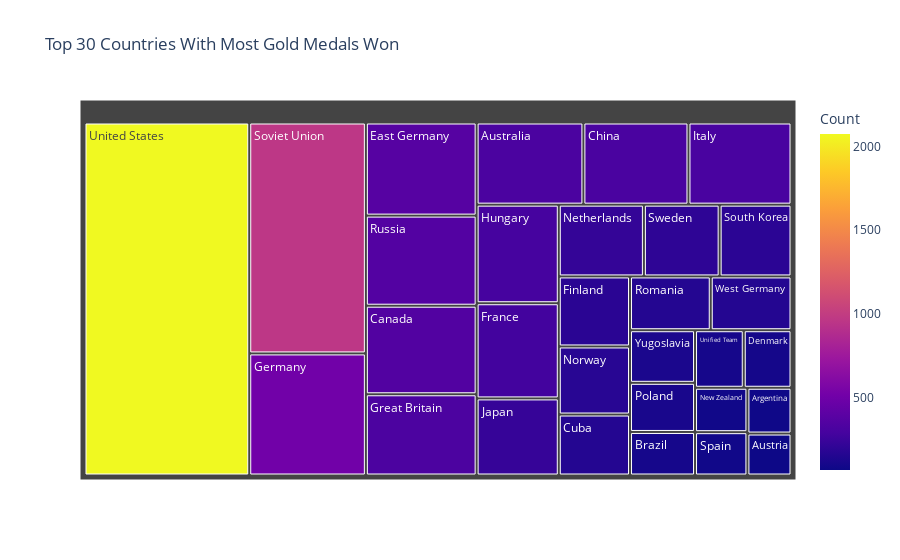

Here is the notebook cell this chart was saved with:
### Code cell
def treemap_most_x_medals_won(medal, df):
  gold_athlete = df[(df['Medal'] == medal)].dropna()
  #gold_athlete = gold_athlete[['Team', 'Medal']].sort_values(by=['Team'])
  gold_athlete = gold_athlete.groupby(['Team'])['Medal'].count().reset_index(
    name='Count').sort_values(['Count'], ascending=False)

  fig = px.treemap(gold_athlete.head(30), path=['Team'], values='Count',
                    color='Count', hover_data=['Team'], title=f'Top 30 Countries With Most {medal} Medals Won')
  return fig

treemap_most_x_medals_won("Gold", athlete_events)

### Figure 1 — Plotly figure (JSON) as saved in the notebook; plotly's stock layout.template omitted (floating-point values rounded to 4 significant figures)
{"data": [{"branchvalues": "total", "customdata": [["Argentina", 72], ["Australia", 313], ["Austria", 66], ["Brazil", 101], ["Canada", 350], ["China", 308], ["Cuba", 155], ["Denmark", 98], ["East Germany", 368], ["Finland", 178], ["France", 279], ["Germany", 508], ["Great Britain", 321], ["Hungary", 289], ["Italy", 302], ["Japan", 226], ["Netherlands", 218], ["New Zealand", 83], ["Norway", 173], ["Poland", 114], ["Romania", 155], ["Russia", 356], ["South Korea", 184], ["Soviet Union", 961], ["Spain", 81], ["Sweden", 194], ["Unified Team", 100], ["United States", 2075], ["West Germany", 155], ["Yugoslavia", 122]], "domain": {"x": [0, 1], "y": [0, 1]}, "hovertemplate": "labels=%{label}<br>Count_sum=%{value}<br>parent=%{parent}<br>id=%{id}<br>Team=%{customdata[0]}<br>Count=%{color}<extra></extra>", "ids": ["Argentina", "Australia", "Austria", "Brazil", "Canada", "China", "Cuba", "Denmark", "East Germany", "Finland", "France", "Germany", "Great Britain", "Hungary", "Italy", "Japan", "Netherlands", "New Zealand", "Norway", "Poland", "Romania", "Russia", "South Korea", "Soviet Union", "Spain", "Sweden", "Unified Team", "United States", "West Germany", "Yugoslavia"], "labels": ["Argentina", "Australia", "Austria", "Brazil", "Canada", "China", "Cuba", "Denmark", "East Germany", "Finland", "France", "Germany", "Great Britain", "Hungary", "Italy", "Japan", "Netherlands", "New Zealand", "Norway", "Poland", "Romania", "Russia", "South Korea", "Soviet Union", "Spain", "Sweden", "Unified Team", "United States", "West Germany", "Yugoslavia"], "marker": {"coloraxis": "coloraxis", "colors": [72, 313, 66, 101, 350, 308, 155, 98, 368, 178, 279, 508, 321, 289, 302, 226, 218, 83, 173, 114, 155, 356, 184, 961, 81, 194, 100, 2075, 155, 122]}, "name": "", "parents": ["", "", "", "", "", "", "", "", "", "", "", "", "", "", "", "", "", "", "", "", "", "", "", "", "", "", "", "", "", ""], "type": "treemap", "values": [72, 313, 66, 101, 350, 308, 155, 98, 368, 178, 279, 508, 321, 289, 302, 226, 218, 83, 173, 114, 155, 356, 184, 961, 81, 194, 100, 2075, 155, 122]}], "layout": {"coloraxis": {"colorbar": {"title": {"text": "Count"}}, "colorscale": [[0, "#0d0887"], [0.1111, "#46039f"], [0.2222, "#7201a8"], [0.3333, "#9c179e"], [0.4444, "#bd3786"], [0.5556, "#d8576b"], [0.6667, "#ed7953"], [0.7778, "#fb9f3a"], [0.8889, "#fdca26"], [1, "#f0f921"]]}, "legend": {"tracegroupgap": 0}, "title": {"text": "Top 30 Countries With Most Gold Medals Won"}}}
